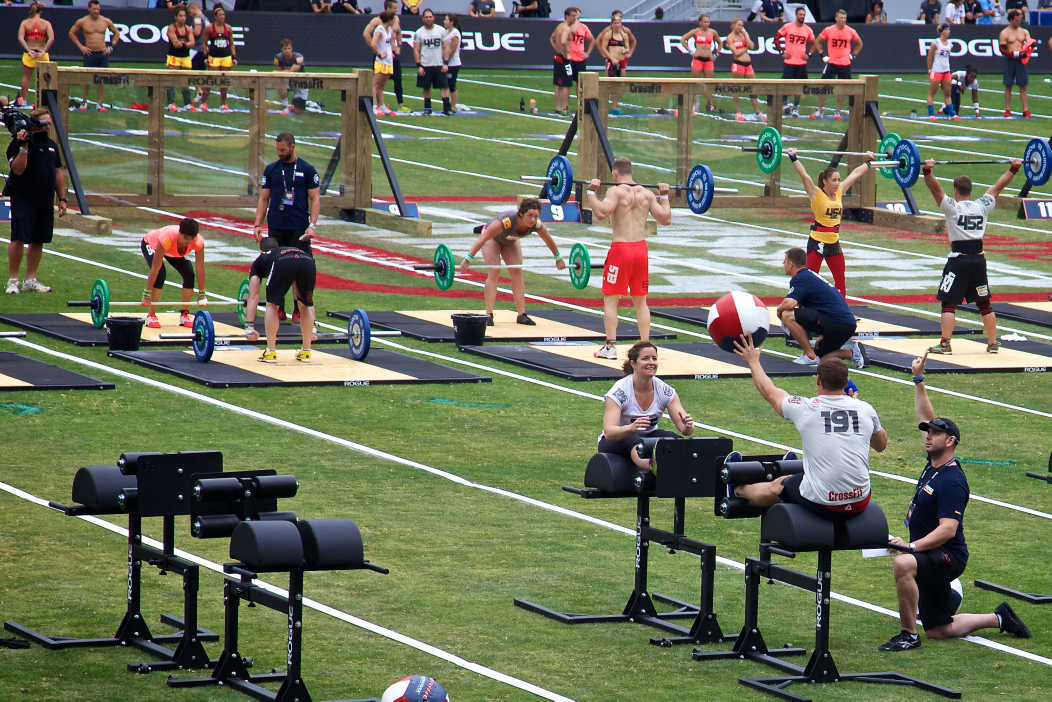
#> input picture data/2013_CrossFit_Games_-_Stadium_relay.jpg, 3156 x 2104 px (shown at 1/3 size)
$ jupyter execute SIFT.ipynb
#> lines starting #> are read from the running program, lines starting #| are printed output that depends on the picture
Scale-Invariant Feature Transform

sources:

https://opencv24-python-tutorials.readthedocs.io/en/latest/py_tutorials/py_feature2d/py_sift_intro/py_sift_intro.html

https://www.analyticsvidhya.com/blog/2019/10/detailed-guide-powerful-sift-technique-image-matching-python/

https://docs.opencv.org/3.4.15/d7/d60/classcv_1_1SIFT.html

[cell 1]
import cv2
import numpy as np
import matplotlib.pyplot as plt

[cell 2]
image_paths = [
    "../data/2013_CrossFit_Games_-_Stadium_relay.jpg",
    "../data/pedestrian.jpg"
]

[cell 3]
for image_path in image_paths:
    img = cv2.imread(image_path)
#> img is the input picture: shape (2104, 3156, 3); mean B, G, R 91.6, 114.4, 109.5
    img = cv2.resize(img, dsize=(400, round(400*img.shape[0]/img.shape[1])))
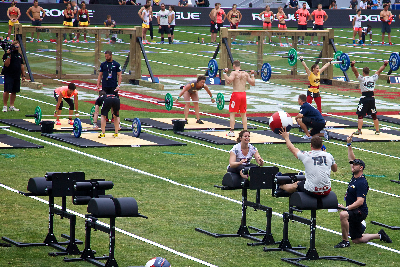
#> img: shape (267, 400, 3); mean B, G, R 91.5, 114.2, 109.3
    gray= cv2.cvtColor(img, cv2.COLOR_BGR2GRAY)
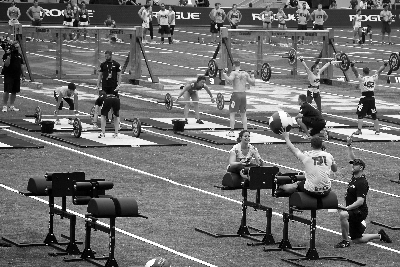
#> gray: shape (267, 400); min 0, max 255, mean 110.2
    sift = cv2.SIFT_create()
    kp = sift.detect(gray, None)
#> kp = 1259 keypoints; strongest (x, y, size): (363, 222, 3.1), (60, 207, 2.1), (55, 205, 2), (216, 26, 1.9)

    img = cv2.drawKeypoints(gray, kp, gray)
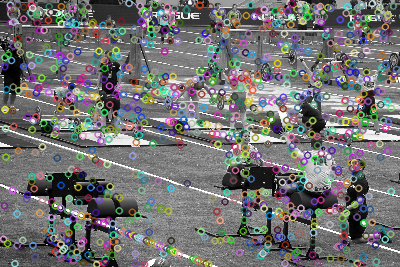
#> img: shape (267, 400, 3); mean of channels 0, 1, 2 113.8, 113.8, 114.1; drawn as B, G, R
    fig, ax = plt.subplots()
    ax.imshow(img)
    plt.show()
#> pass 2 of the loop `for image_path in image_paths:`:
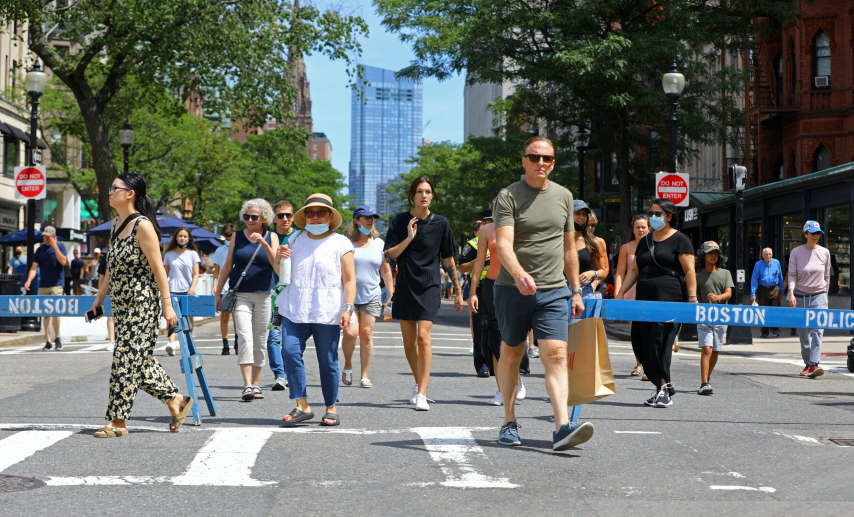
#> input picture data/pedestrian.jpg, 2560 x 1549 px (shown at 1/3 size)
#> img is the input picture: shape (1549, 2560, 3); mean B, G, R 106.9, 112.1, 108.1
#> `gray= cv2.cvtColor(img, cv2.COLOR_BGR2GRAY)`:
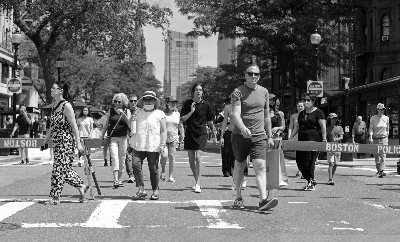
#> gray: shape (242, 400); min 0, max 255, mean 110.1
#> kp = 1186 keypoints; strongest (x, y, size): (17, 115, 1.8), (17, 106, 2.1), (360, 117, 2.1), (347, 129, 3)
#> `img = cv2.drawKeypoints(gray, kp, gray)`:
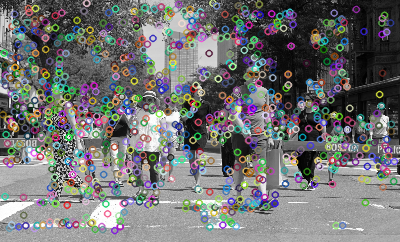
#> img: shape (242, 400, 3); mean of channels 0, 1, 2 114.4, 114.3, 113.8; drawn as B, G, R
